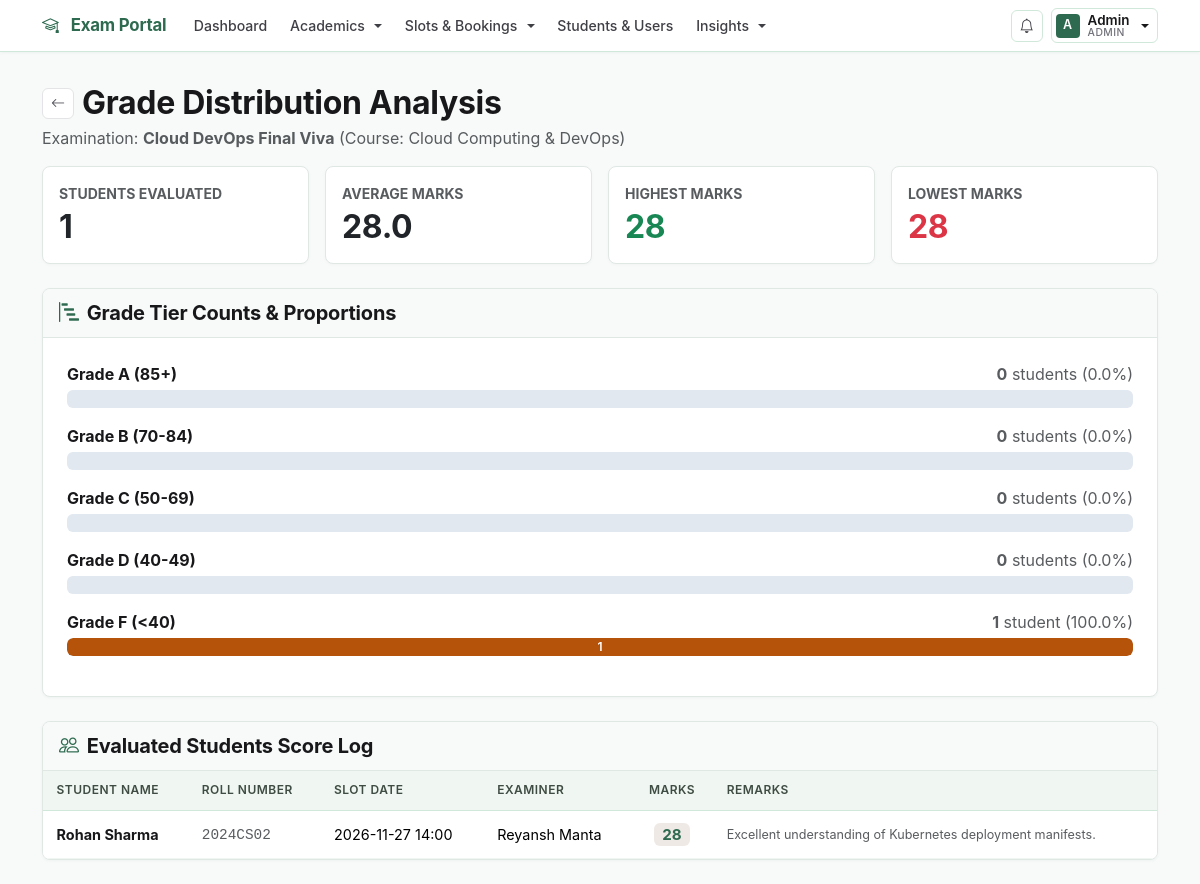
Before: /admin/examination/2/grades (signed in) with the older database file.
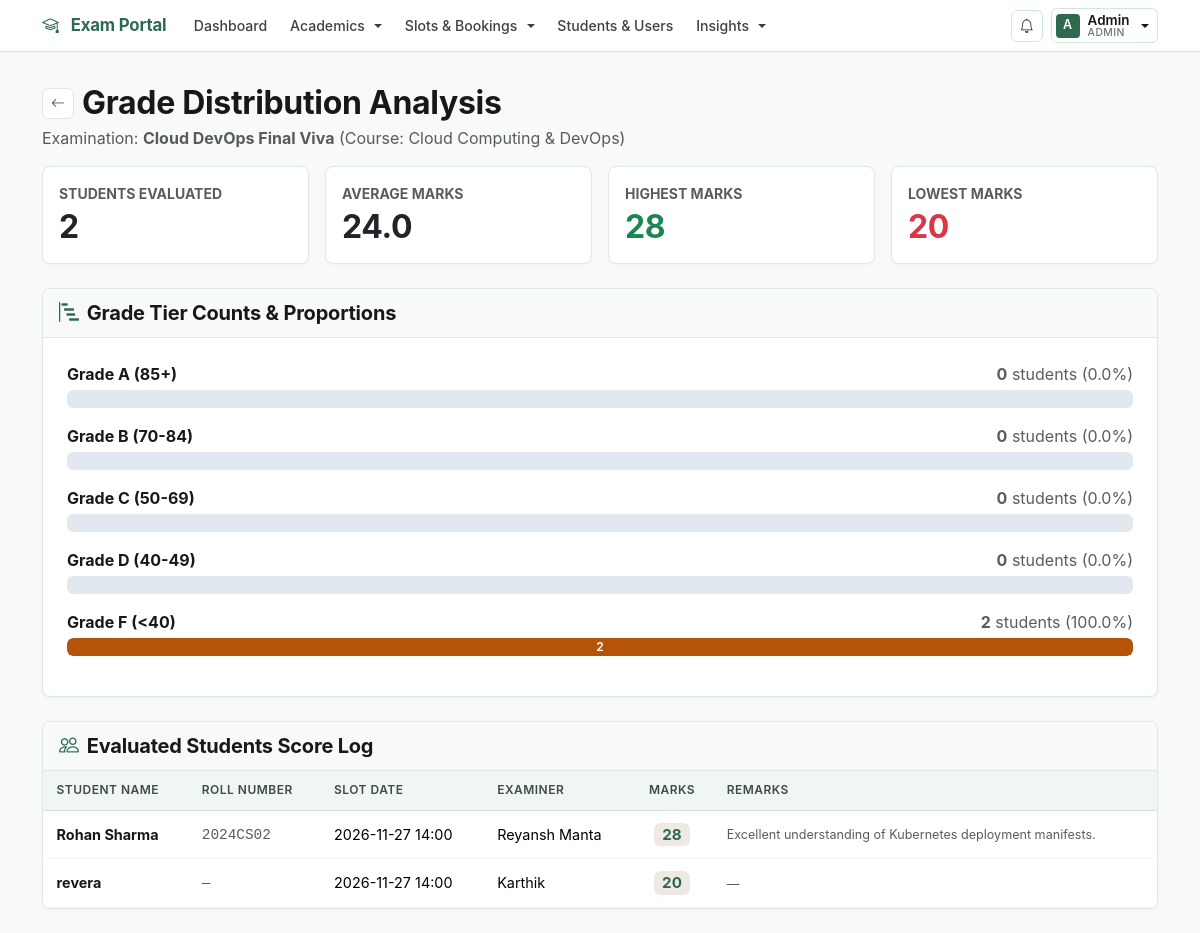
After: the same page with the newer database file.
### models.py (models this page shows, shortened)
class Evaluation(db.Model):
    id = db.Column(db.Integer, primary_key=True)
    booking_id = db.Column(
        db.Integer,
        db.ForeignKey("booking.id"),
        unique=True,
        nullable=False
    )
    examiner_id = db.Column(
        db.Integer,
        db.ForeignKey("user.id"),
        nullable=False
    )
    marks = db.Column(db.Integer)
    remarks = db.Column(db.String(500))
    status = db.Column(db.String(20), default="Pending")
    booking = db.relationship("Booking", backref="evaluation")
    examiner = db.relationship("User")

class User(db.Model):
    id = db.Column(db.Integer, primary_key=True)
    name = db.Column(db.String(100), nullable=False)
    email = db.Column(db.String(100), unique=True, nullable=False)
    password_hash = db.Column(db.String(200), nullable=False)
    role = db.Column(db.String(20), nullable=False)
    is_approved = db.Column(db.Boolean, default=False)
    is_active = db.Column(db.Boolean, default=True)

class StudentProfile(db.Model):
    id = db.Column(db.Integer, primary_key=True)
    user_id = db.Column(
        db.Integer, db.ForeignKey("user.id"), unique=True, nullable=False
    )
    roll_number = db.Column(db.String(50), unique=True)
    department = db.Column(db.String(100))
    year = db.Column(db.String(20))
    phone = db.Column(db.String(30))
    user = db.relationship("User", backref=db.backref("student_profile", uselist=False))

class ExaminationSlot(db.Model):
    id = db.Column(db.Integer, primary_key=True)
    examination_id = db.Column(
        db.Integer, db.ForeignKey("examination.id"), nullable=False
    )
    examiner_id = db.Column(
        db.Integer, db.ForeignKey("user.id"), nullable=False
    )
    date = db.Column(db.String(20), nullable=False)
    time = db.Column(db.String(20), nullable=False)
    capacity = db.Column(db.Integer, default=1)
    examination = db.relationship("Examination", backref="slots")
    examiner = db.relationship("User", backref="assigned_slots")

### routes/admin.py (the view)
    @app.route("/admin/examination/<int:examination_id>/grades")
    @role_required("Admin")
    def examination_grade_analysis(examination_id):
        examination = Examination.query.get_or_404(examination_id)
        evals = Evaluation.query.join(
            Booking, Evaluation.booking_id == Booking.id
        ).join(
            ExaminationSlot, Booking.slot_id == ExaminationSlot.id
        ).filter(
            ExaminationSlot.examination_id == examination.id,
            Evaluation.status == "Completed"
        ).all()
        scores = [ev.marks for ev in evals if ev.marks is not None]
        avg_marks = round(sum(scores) / len(scores), 1) if scores else 0
        highest_marks = max(scores) if scores else 0
        lowest_marks = min(scores) if scores else 0
        grades = {"A (85+)": 0, "B (70-84)": 0, "C (50-69)": 0, "D (40-49)": 0, "F (<40)": 0}
        for s in scores:
            if s >= 85:
                grades["A (85+)"] += 1
            elif s >= 70:
                grades["B (70-84)"] += 1
            elif s >= 50:
                grades["C (50-69)"] += 1
            elif s >= 40:
                grades["D (40-49)"] += 1
            else:
                grades["F (<40)"] += 1
        return render_template(
            "grade_distribution.html",
            examination=examination,
            evaluations=evals,
            total_students=len(scores),
            avg_marks=avg_marks,
            highest_marks=highest_marks,
            lowest_marks=lowest_marks,
            grades=grades
        )

### app.py (called while the page is built)
@app.context_processor
def inject_global_data():
    unread_count = 0
    if "user_id" in session:
        unread_count = Notification.query.filter_by(
            user_id=session["user_id"],
            is_read=False,
        ).count()
    return {"unread_notifications_count": unread_count}

### helpers.py (called while the page is built)
def role_required(required_role):
    def decorator(fn):
        @wraps(fn)
        def wrapper(*args, **kwargs):
            if "user_id" not in session:
                return redirect(url_for("login"))
            user = User.query.get(session["user_id"])
            if not user or not user.is_active:
                session.clear()
                return redirect(url_for("login"))
            if user.role != required_role:
                abort(403)
            if user.role == "Examiner" and not user.is_approved:
                session.clear()
                return redirect(url_for("login"))
            return fn(*args, **kwargs)
        return wrapper
    return decorator

### templates/grade_distribution.html (shortened to what the changed rows need)
{% extends "base.html" %}
{% block content %}
<div class="container mt-4">
    <div class="d-flex justify-content-between align-items-center mb-3">
        <div>
            <div class="d-flex align-items-center gap-2 mb-1">
                <h2 class="fw-bold mb-0" style="color: var(--color-text);">Grade Distribution Analysis</h2>
            </div>
        </div>
    </div>
    <div class="row g-3 mb-4">
        <div class="col-md-3 col-sm-6">
            <div class="card stat-card shadow-sm h-100">
                <div class="card-body">
                    <div class="small fw-bold text-muted text-uppercase mb-1">Students Evaluated</div>
                    <h2 class="mb-0 fw-bold text-dark">{{ total_students }}</h2>
                </div>
            </div>
        </div>
        <div class="col-md-3 col-sm-6">
            <div class="card stat-card shadow-sm h-100">
                <div class="card-body">
                    <div class="small fw-bold text-muted text-uppercase mb-1">Average Marks</div>
                    <h2 class="mb-0 fw-bold text-dark">{{ avg_marks }}</h2>
                </div>
            </div>
        </div>
        <div class="col-md-3 col-sm-6">
            <div class="card stat-card shadow-sm h-100">
                <div class="card-body">
                    <h2 class="mb-0 fw-bold text-success">{{ highest_marks }}</h2>
                </div>
            </div>
        </div>
        <div class="col-md-3 col-sm-6">
            <div class="card stat-card shadow-sm h-100">
                <div class="card-body">
                    <div class="small fw-bold text-muted text-uppercase mb-1">Lowest Marks</div>
                    <h2 class="mb-0 fw-bold text-danger">{{ lowest_marks }}</h2>
                </div>
            </div>
        </div>
    </div>
    <div class="card shadow-sm mb-4">
        <div class="card-body p-4">
            {% for grade_label, count in grades.items() %}
            <div class="mb-3">
                <div class="d-flex justify-content-between mb-1">
                    <span class="fw-bold" style="color: var(--color-text);">Grade {{ grade_label }}</span>
                    <span class="text-muted"><strong>{{ count }}</strong> student{{ 's' if count != 1 else '' }} ({{ (count / total_students * 100)|round(1) if total_students > 0 else 0 }}%)</span>
                </div>
                <div class="progress" style="height: 18px; background-color: #e2e8f0; border-radius: 6px;">
                    <div class="progress-bar"
                         role="progressbar"
                         style="width: {{ (count / total_students * 100) if total_students > 0 else 0 }}%; background-color: {% if '85+' in grade_label %}#15803d{% elif '70' in grade_label %}#27272a{% elif '50' in grade_label %}#52525b{% elif '40' in grade_label %}#b45309{% else %}#b91c1c{% endif %}; font-weight: 600; border-radius: 6px;">
                        {% if count > 0 %}{{ count }}{% endif %}
                    </div>
                </div>
            </div>
            {% endfor %}
        </div>
    </div>
    <div class="card shadow-sm">
        <div class="card-body p-0">
            <div class="table-responsive">
                <table class="table table-hover align-middle mb-0">
                    <thead class="warm-thead">
                        <tr>
                            <th>Student Name</th>
                            <th>Roll Number</th>
                            <th>Slot Date</th>
                            <th>Examiner</th>
                            <th class="text-center">Marks</th>
                            <th>Remarks</th>
                        </tr>
                    </thead>
                    <tbody>
                        {% for ev in evaluations %}
                        <tr>
                            <td class="fw-bold" style="color: var(--color-text);">{{ ev.booking.student.name }}</td>
                            <td>
                                <span class="font-monospace text-muted">{{ ev.booking.student.student_profile.roll_number if ev.booking.student.student_profile else '—' }}</span>
                            </td>
                            <td>{{ ev.booking.slot.date }} {{ ev.booking.slot.time }}</td>
                            <td>{{ ev.examiner.name }}</td>
                            <td class="text-center">
                                <span class="badge px-2 py-1" style="background: rgba(124, 79, 42, 0.12); color: var(--color-primary); font-size: 0.95rem; font-weight: 700;">
                                    {{ ev.marks }}
                                </span>
                            </td>
                            <td><small class="text-muted">{{ ev.remarks or '—' }}</small></td>
                        </tr>
                        {% else %}
                        <tr>
                            <td colspan="6" class="text-center py-4 text-muted">No students evaluated yet for this examination.</td>
                        </tr>
                        {% endfor %}
                    </tbody>
                </table>
            </div>
        </div>
    </div>
</div>
{% endblock %}

Changed rows visible on the page:
added Evaluation: booking.student.name "revera", booking.student.student_profile "—", booking.slot "2026-11-27", booking.slot.time "14:00", examiner.name "Karthik", marks "20", remarks "—"
Other visible differences:
{{ total_students }}: "1" → "2"
{{ avg_marks }}: "28.0" → "24.0"
{{ lowest_marks }}: "28" → "20"
new list line: "Grade F (<40) 2 student s ( 100.0 %) 2"
list line gone: "Grade F (<40) 1 student ( 100.0 %) 1"
